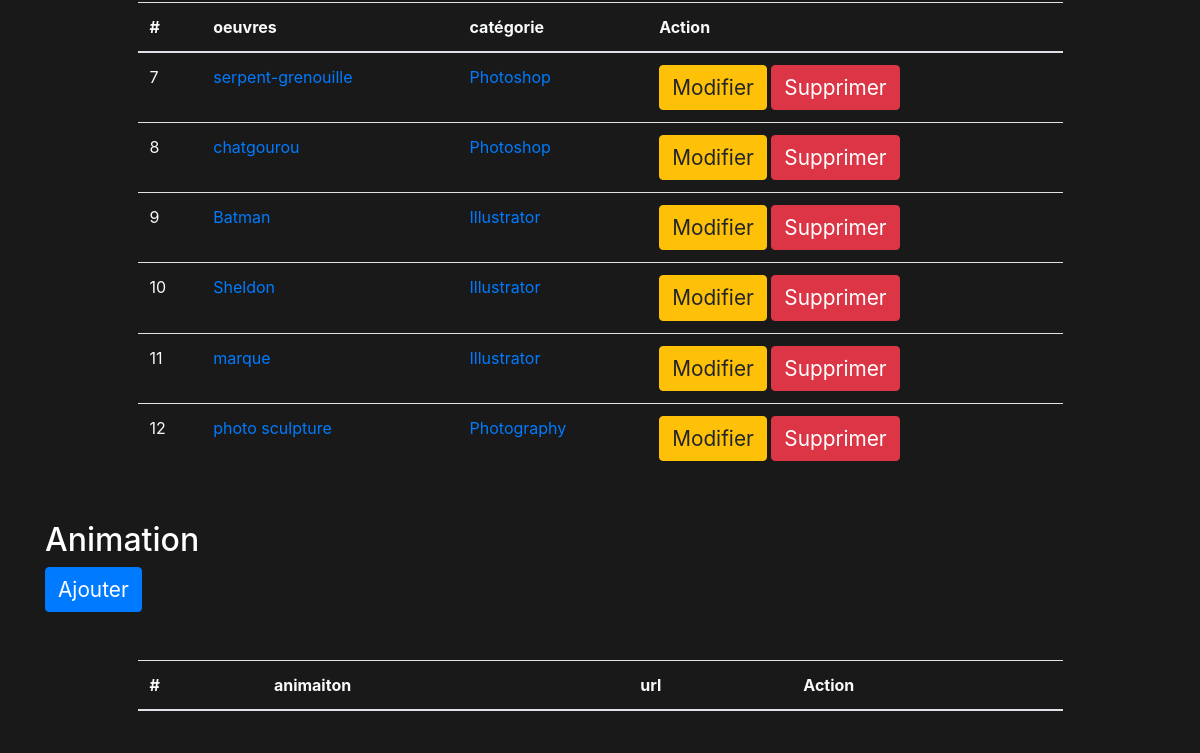
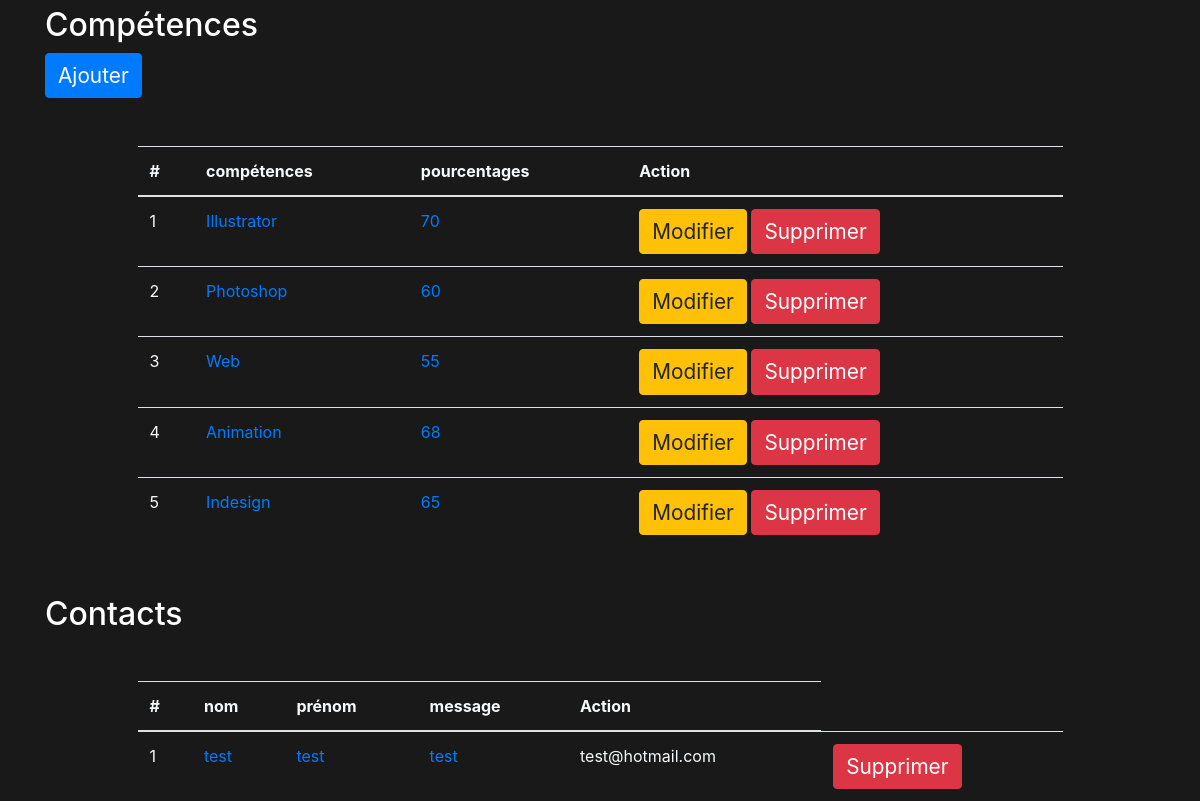
Before: /admin/index.php (signed in, lower part) with the older database file (2 pictures, top to bottom).
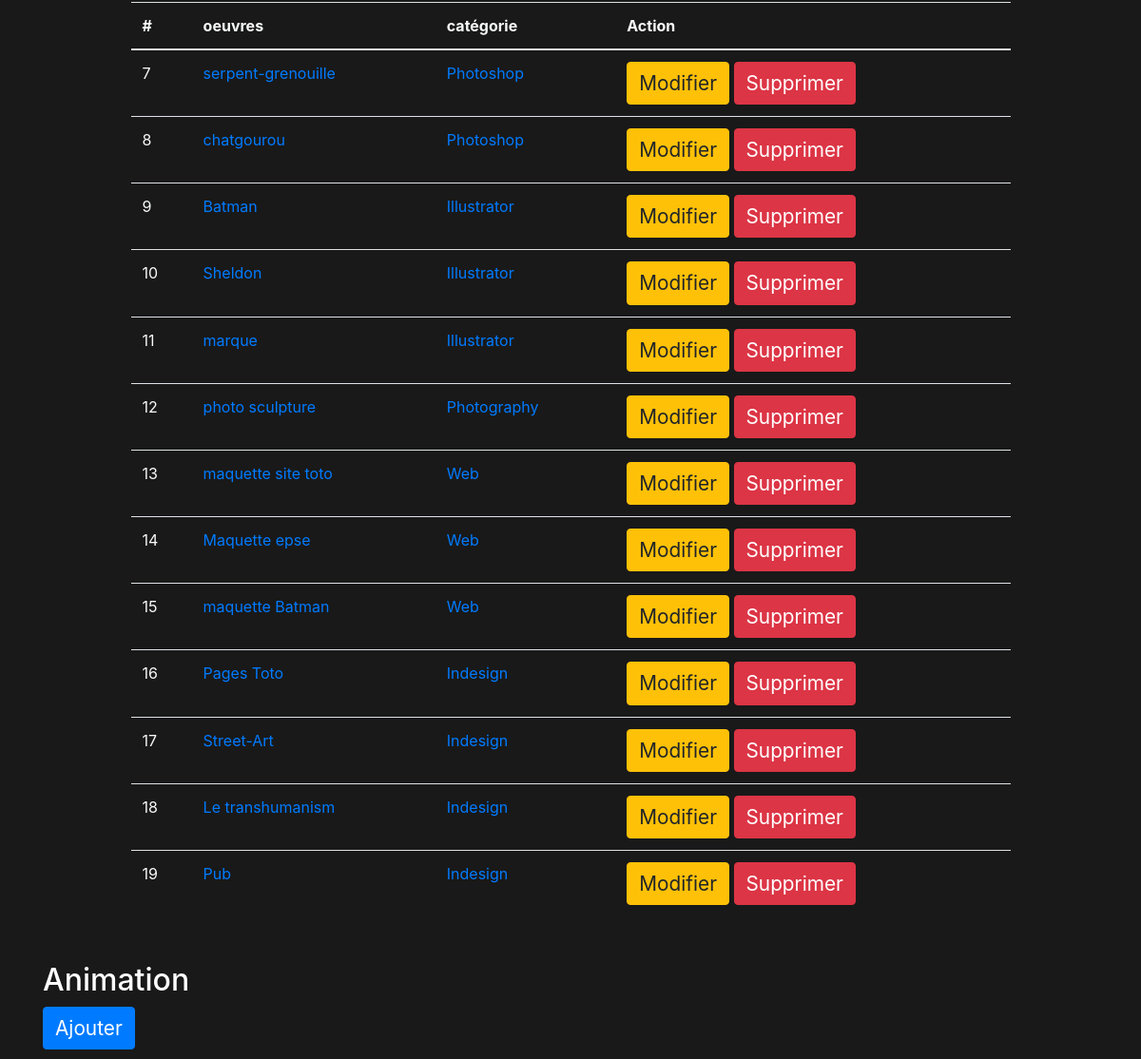
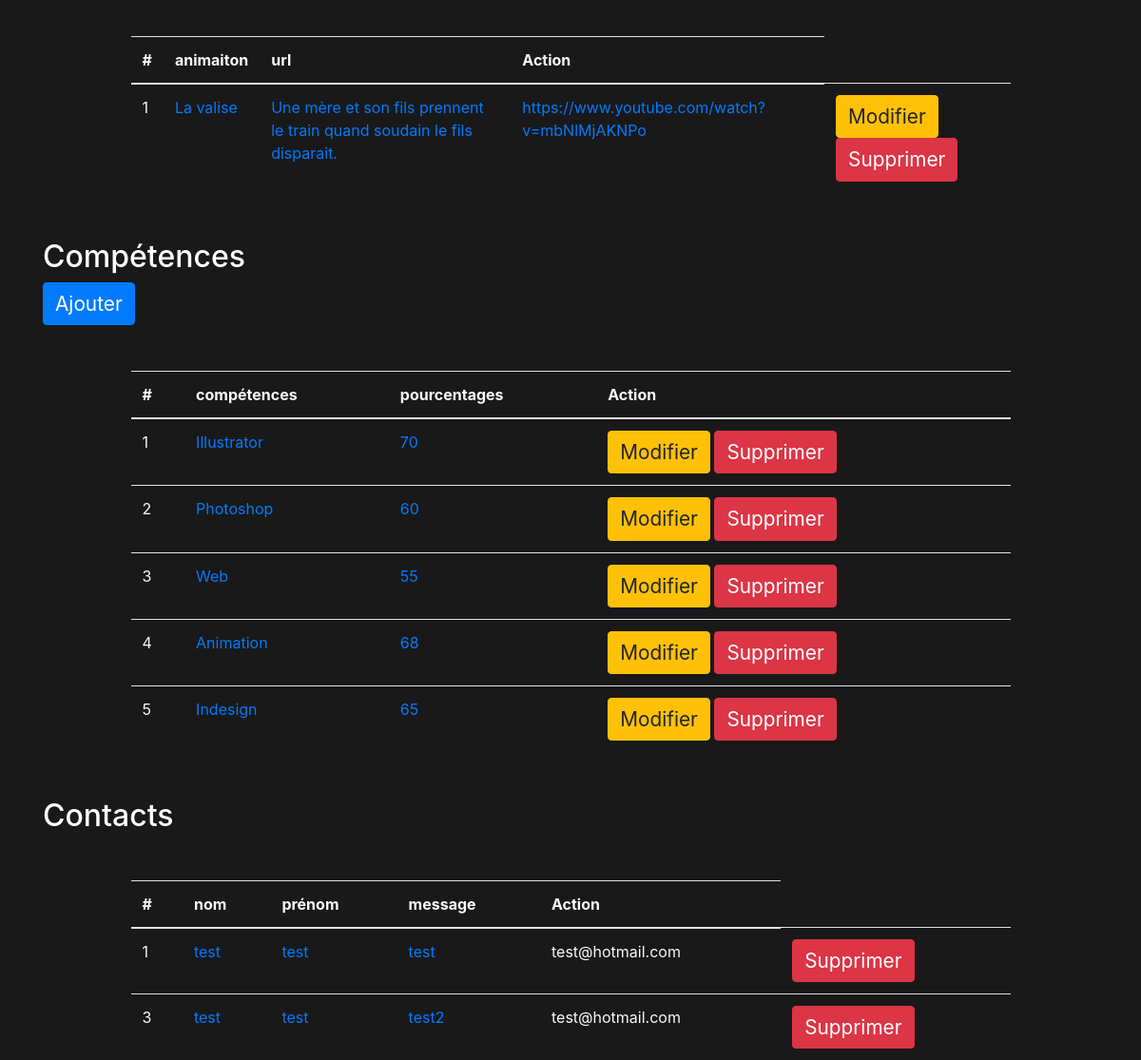
After: the same page with the newer database file (2 pictures, top to bottom).
### tables this page shows
CREATE TABLE `oeuvres` (
  `id` int(11) NOT NULL,
  `image` varchar(255) NOT NULL,
  `titre` varchar(255) NOT NULL,
  `categorie` varchar(255) NOT NULL,
  `description` text NOT NULL
);

CREATE TABLE `competence` (
  `id` int(11) NOT NULL,
  `titre` varchar(255) NOT NULL,
  `color` varchar(255) NOT NULL,
  `pourcentage` smallint(3) NOT NULL
);

CREATE TABLE `contact` (
  `id` int(11) NOT NULL,
  `nom` varchar(255) NOT NULL,
  `prenom` varchar(255) NOT NULL,
  `email` varchar(255) NOT NULL,
  `message` text NOT NULL
);

CREATE TABLE `animation` (
  `id` int(11) NOT NULL,
  `titre` varchar(255) NOT NULL,
  `pitch` text NOT NULL,
  `type` varchar(255) NOT NULL,
  `lien` varchar(255) NOT NULL
);

### admin/index.php (the view, shortened to what the changed rows need)
<?php
    require "../connexion.php";
?>
<!DOCTYPE html>
<html lang="fr">
<head>
    <link rel="stylesheet" href="bootstrap/css/bootstrap.min.css">
    <link rel="stylesheet" href="style.css">
</head>
<body>
    <div class="container">
    <?php
        if(isset($_SESSION['login'])){
            echo "<table class='table col-sm-10 offset-sm-1 text-light mt-5'>";
                echo "<thead>
                <tr>
                    <th scope='col'>#</th>
                    <th scope='col'>oeuvres</th>
                    <th scope='col'>catégorie</th>
                    <th scope='col'>Action</th>
                </tr>
                </thead>";
                echo "<tbody>";
                    $reqoeuvres=$bdd->query("SELECT * FROM oeuvres");
                    while($donoeuvres=$reqoeuvres->fetch()){
                        echo "<tr scope='row'>";
                            echo "<td>".$donoeuvres['id']."</td>";
                            echo "<td><a href='afficheroeuvres.php?id=".$donoeuvres['id']."'>".$donoeuvres['titre']."</a></td>";
                            echo "<td><a href='afficheroeuvres.php?id=".$donoeuvres['id']."'>".$donoeuvres['categorie']."</a></td>";
                            echo "<td><a href='modifieroeuvres.php?id=".$donoeuvres['id']."' class='btn btn-warning'>Modifier</a> <a href='supprimeroeuvres.php?id=".$donoeuvres['id']."' class='btn btn-danger'>Supprimer</a></td>";
                        echo "</tr>";
                    }
                echo "</tbody>";
            echo "</table>";
            echo "<h2 class='tmk mt-5'>Animation</h2><a href='ajouteranim.php' class='btn btn-primary'>Ajouter</a>";
            echo "<table class='table col-sm-10 offset-sm-1 text-light mt-5'>";
                echo "<thead>
                <tr>
                    <th scope='col'>#</th>
                    <th scope='col'>animaiton</th>
                    <th scope='col'>url</th>
                    <th scope='col'>Action</th>
                </tr>
                </thead>";
                echo "<tbody>";
                    $reqanimation=$bdd->query("SELECT * FROM animation");
                    while($donanimation=$reqanimation->fetch()){
                        echo "<tr scope='row'>";
                            echo "<td>".$donanimation['id']."</td>";
                            echo "<td><a href='afficheranim.php?id=".$donanimation['id']."'>".$donanimation['titre']."</a></td>";
                            echo "<td><a href='afficheranim.php?id=".$donanimation['id']."'>".$donanimation['pitch']."</a></td>";
                            echo "<td><a href='afficheranim.php?id=".$donanimation['id']."'>".$donanimation['lien']."</a></td>";
                            echo "<td><a href='modifieranim.php?id=".$donanimation['id']."' class='btn btn-warning'>Modifier</a> <a href='supprimeranim.php?id=".$donanimation['id']."' class='btn btn-danger'>Supprimer</a></td>";
                        echo "</tr>";
                    }
                echo "</tbody>";
            echo "</table>";
            echo "<h2 class='tmk mt-5'>Compétences</h2><a href='ajoutercompetences.php' class='btn btn-primary'>Ajouter</a>";
            echo "<table class='table col-sm-10 offset-sm-1 text-light mt-5'>";
                echo "<thead>
                <tr>
                    <th scope='col'>#</th>
                    <th scope='col'>compétences</th>
                    <th scope='col'>pourcentages</th>
                    <th scope='col'>Action</th>
                </tr>
                </thead>";
                echo "<tbody>";
                    $reqcompetence=$bdd->query("SELECT * FROM competence");
                    while($doncompetence=$reqcompetence->fetch()){
                        echo "<tr scope='row'>";
                            echo "<td>".$doncompetence['id']."</td>";
                            echo "<td><a href='affichercompetence.php?id=".$doncompetence['id']."'>".$doncompetence['titre']."</a></td>";
                            echo "<td><a href='affichercompetence.php?id=".$doncompetence['id']."'>".$doncompetence['pourcentage']."</a></td>";
                            echo "<td><a href='modifiercompetence.php?id=".$doncompetence['id']."' class='btn btn-warning'>Modifier</a> <a href='supprimercompetence.php?id=".$doncompetence['id']."' class='btn btn-danger'>Supprimer</a></td>";
                        echo "</tr>";
                    }
                echo "</tbody>";
            echo "</table>";
            echo "<h2 class='tmk mt-5'>Contacts</h2>";
            echo "<table class='table col-sm-10 offset-sm-1 text-light mt-5'>";
                echo "<thead>
                <tr>
                    <th scope='col'>#</th>
                    <th scope='col'>nom</th>
                    <th scope='col'>prénom</th>
                    <th scope='col'>message</th>
                    <th scope='col'>Action</th>
                </tr>
                </thead>";
                echo "<tbody>";
                    $reqContact=$bdd->query("SELECT * FROM contact");
                    while($donContact=$reqContact->fetch()){
                        echo "<tr scope='row'>";
                            echo "<td>".$donContact['id']."</td>";
                            echo "<td><a href='afficherContact.php?id=".$donContact['id']."'>".$donContact['nom']."</a></td>";
                            echo "<td><a href='afficherContact.php?id=".$donContact['id']."'>".$donContact['prenom']."</a></td>";
                            echo "<td><a href='afficherContact.php?id=".$donContact['id']."'>".$donContact['message']."</a></td>";
                            echo "<td>".$donContact['email']."</td>";
                            echo "<td><a href='supprimerContact.php?id=".$donContact['id']."' class='btn btn-danger'>Supprimer</a></td>";
                        echo "</tr>";
                    }
                echo "</tbody>";
            echo "</table>";
        }
    ?>
    </div>
</body>
</html>

Changed rows visible on the page:
added oeuvres: id "13", titre "maquette site toto", categorie "Web"
added oeuvres: id "14", titre "Maquette epse", categorie "Web"
added oeuvres: id "15", titre "maquette Batman", categorie "Web"
added oeuvres: id "16", titre "Pages Toto", categorie "Indesign"
added oeuvres: id "17", titre "Street-Art", categorie "Indesign"
added oeuvres: id "18", titre "Le transhumanism", categorie "Indesign"
added oeuvres: id "19", titre "Pub", categorie "Indesign"
added animation: id "1", titre "La valise", pitch "Une mère et son fils prennent le train quand soudain le fils disparait.", lien "https://www.youtube.com/watch?v=mbNlMjAKNPo"
added contact: id "3", nom "test", prenom "test", message "test2", email "test@hotmail.com"
